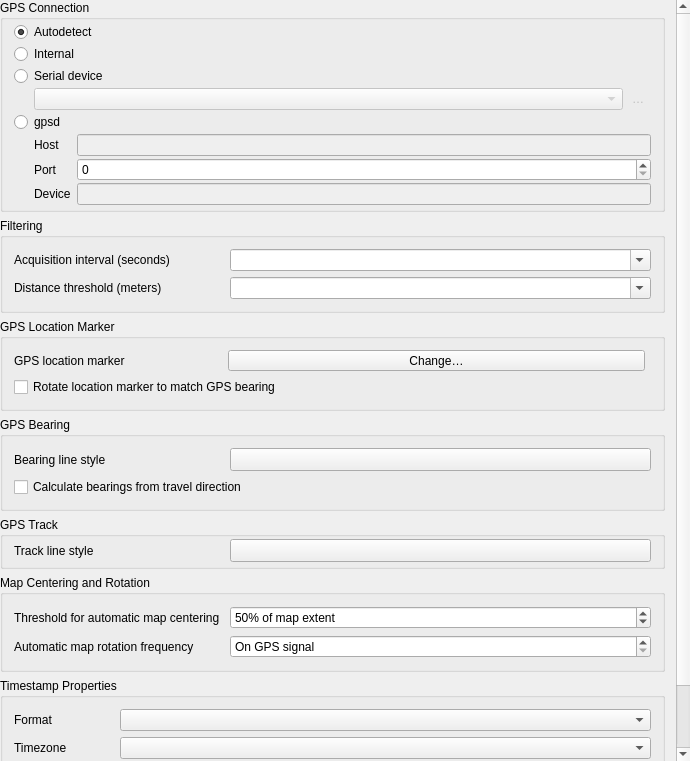
<?xml version="1.0" encoding="UTF-8"?>
<ui version="4.0">
 <class>QgsGpsOptionsWidgetBase</class>
 <widget class="QWidget" name="QgsGpsOptionsWidgetBase">
  <property name="geometry">
   <rect>
    <x>0</x>
    <y>0</y>
    <width>690</width>
    <height>761</height>
   </rect>
  </property>
  <property name="sizePolicy">
   <sizepolicy hsizetype="Minimum" vsizetype="Minimum">
    <horstretch>0</horstretch>
    <verstretch>0</verstretch>
   </sizepolicy>
  </property>
  <property name="windowTitle">
   <string>GPS Device Editor</string>
  </property>
  <layout class="QVBoxLayout" name="verticalLayout">
   <property name="leftMargin">
    <number>0</number>
   </property>
   <property name="topMargin">
    <number>0</number>
   </property>
   <property name="rightMargin">
    <number>0</number>
   </property>
   <property name="bottomMargin">
    <number>0</number>
   </property>
   <item>
    <widget class="QgsScrollArea" name="scrollArea">
     <property name="frameShape">
      <enum>QFrame::NoFrame</enum>
     </property>
     <property name="horizontalScrollBarPolicy">
      <enum>Qt::ScrollBarAlwaysOff</enum>
     </property>
     <property name="widgetResizable">
      <bool>true</bool>
     </property>
     <widget class="QWidget" name="scrollAreaWidgetContents">
      <property name="geometry">
       <rect>
        <x>0</x>
        <y>-157</y>
        <width>676</width>
        <height>931</height>
       </rect>
      </property>
      <layout class="QVBoxLayout" name="verticalLayout_2">
       <property name="leftMargin">
        <number>0</number>
       </property>
       <property name="topMargin">
        <number>0</number>
       </property>
       <property name="bottomMargin">
        <number>0</number>
       </property>
       <item>
        <widget class="QgsCollapsibleGroupBox" name="mDeviceGroupBox">
         <property name="title">
          <string>GPS Connection</string>
         </property>
         <layout class="QGridLayout" name="gridLayout_2">
          <property name="topMargin">
           <number>2</number>
          </property>
          <property name="bottomMargin">
           <number>4</number>
          </property>
          <property name="spacing">
           <number>2</number>
          </property>
          <item row="1" column="0">
           <widget class="QRadioButton" name="mRadInternal">
            <property name="text">
             <string>Internal</string>
            </property>
           </widget>
          </item>
          <item row="3" column="0">
           <layout class="QHBoxLayout" name="horizontalLayout_3">
            <property name="spacing">
             <number>2</number>
            </property>
            <property name="leftMargin">
             <number>20</number>
            </property>
            <item>
             <widget class="QComboBox" name="mCboDevices">
              <property name="enabled">
               <bool>false</bool>
              </property>
             </widget>
            </item>
            <item>
             <widget class="QToolButton" name="mBtnRefreshDevices">
              <property name="enabled">
               <bool>false</bool>
              </property>
              <property name="sizePolicy">
               <sizepolicy hsizetype="Fixed" vsizetype="Preferred">
                <horstretch>0</horstretch>
                <verstretch>0</verstretch>
               </sizepolicy>
              </property>
              <property name="toolTip">
               <string>Refresh serial device list</string>
              </property>
              <property name="text">
               <string>…</string>
              </property>
              <property name="icon">
               <iconset resource="../../images/images.qrc">
                <normaloff>:/images/themes/default/mActionRefresh.svg</normaloff>:/images/themes/default/mActionRefresh.svg</iconset>
              </property>
              <property name="autoRaise">
               <bool>true</bool>
              </property>
             </widget>
            </item>
           </layout>
          </item>
          <item row="0" column="0">
           <widget class="QRadioButton" name="mRadAutodetect">
            <property name="text">
             <string>Autodetect</string>
            </property>
            <property name="checked">
             <bool>true</bool>
            </property>
           </widget>
          </item>
          <item row="5" column="0">
           <layout class="QGridLayout" name="gridLayout_12">
            <property name="leftMargin">
             <number>20</number>
            </property>
            <property name="verticalSpacing">
             <number>2</number>
            </property>
            <item row="1" column="0">
             <widget class="QLabel" name="label_4">
              <property name="text">
               <string>Port</string>
              </property>
             </widget>
            </item>
            <item row="0" column="0">
             <widget class="QLabel" name="label_3">
              <property name="text">
               <string>Host</string>
              </property>
              <property name="buddy">
               <cstring>mGpsdHost</cstring>
              </property>
             </widget>
            </item>
            <item row="2" column="0">
             <widget class="QLabel" name="label_5">
              <property name="text">
               <string>Device</string>
              </property>
              <property name="buddy">
               <cstring>mGpsdDevice</cstring>
              </property>
             </widget>
            </item>
            <item row="2" column="1">
             <widget class="QLineEdit" name="mGpsdDevice">
              <property name="enabled">
               <bool>false</bool>
              </property>
              <property name="sizePolicy">
               <sizepolicy hsizetype="Expanding" vsizetype="Fixed">
                <horstretch>0</horstretch>
                <verstretch>0</verstretch>
               </sizepolicy>
              </property>
             </widget>
            </item>
            <item row="0" column="1">
             <widget class="QLineEdit" name="mGpsdHost">
              <property name="enabled">
               <bool>false</bool>
              </property>
              <property name="sizePolicy">
               <sizepolicy hsizetype="Expanding" vsizetype="Fixed">
                <horstretch>0</horstretch>
                <verstretch>0</verstretch>
               </sizepolicy>
              </property>
             </widget>
            </item>
            <item row="1" column="1">
             <widget class="QgsSpinBox" name="mSpinGpsdPort">
              <property name="maximum">
               <number>65535</number>
              </property>
             </widget>
            </item>
           </layout>
          </item>
          <item row="4" column="0">
           <widget class="QRadioButton" name="mRadGpsd">
            <property name="text">
             <string>gpsd</string>
            </property>
           </widget>
          </item>
          <item row="2" column="0">
           <widget class="QRadioButton" name="mRadSerialDevice">
            <property name="text">
             <string>Serial device</string>
            </property>
           </widget>
          </item>
         </layout>
        </widget>
       </item>
       <item>
        <widget class="QgsCollapsibleGroupBox" name="groupBox_4">
         <property name="title">
          <string>Filtering</string>
         </property>
         <layout class="QGridLayout" name="gridLayout_14" columnstretch="1,2">
          <item row="1" column="1">
           <widget class="QComboBox" name="mCboDistanceThreshold">
            <property name="editable">
             <bool>true</bool>
            </property>
           </widget>
          </item>
          <item row="1" column="0">
           <widget class="QLabel" name="label_9">
            <property name="text">
             <string>Distance threshold (meters)</string>
            </property>
           </widget>
          </item>
          <item row="0" column="0">
           <widget class="QLabel" name="label_8">
            <property name="text">
             <string>Acquisition interval (seconds)</string>
            </property>
           </widget>
          </item>
          <item row="0" column="1">
           <widget class="QComboBox" name="mCboAcquisitionInterval">
            <property name="editable">
             <bool>true</bool>
            </property>
           </widget>
          </item>
         </layout>
        </widget>
       </item>
       <item>
        <widget class="QgsCollapsibleGroupBox" name="groupBox_2">
         <property name="title">
          <string>GPS Location Marker</string>
         </property>
         <layout class="QGridLayout" name="gridLayout_4" columnstretch="1,2,0">
          <item row="0" column="0">
           <widget class="QLabel" name="label">
            <property name="text">
             <string>GPS location marker</string>
            </property>
           </widget>
          </item>
          <item row="0" column="1">
           <widget class="QgsSymbolButton" name="mGpsMarkerSymbolButton">
            <property name="sizePolicy">
             <sizepolicy hsizetype="Preferred" vsizetype="Fixed">
              <horstretch>0</horstretch>
              <verstretch>0</verstretch>
             </sizepolicy>
            </property>
            <property name="text">
             <string>Change…</string>
            </property>
           </widget>
          </item>
          <item row="1" column="0" colspan="3">
           <widget class="QCheckBox" name="mCheckRotateLocationMarker">
            <property name="text">
             <string>Rotate location marker to match GPS bearing</string>
            </property>
           </widget>
          </item>
         </layout>
        </widget>
       </item>
       <item>
        <widget class="QgsCollapsibleGroupBox" name="groupBox">
         <property name="title">
          <string>GPS Bearing</string>
         </property>
         <layout class="QGridLayout" name="gridLayout_3" columnstretch="1,2">
          <item row="0" column="0">
           <widget class="QLabel" name="label_11">
            <property name="text">
             <string>Bearing line style</string>
            </property>
           </widget>
          </item>
          <item row="0" column="1">
           <widget class="QgsSymbolButton" name="mBearingLineStyleButton">
            <property name="sizePolicy">
             <sizepolicy hsizetype="Preferred" vsizetype="Fixed">
              <horstretch>0</horstretch>
              <verstretch>0</verstretch>
             </sizepolicy>
            </property>
            <property name="text">
             <string/>
            </property>
           </widget>
          </item>
          <item row="1" column="0" colspan="2">
           <widget class="QCheckBox" name="mTravelBearingCheckBox">
            <property name="toolTip">
             <string>If checked, the bearing reported by the GPS device will be ignored and the bearing will instead be calculated by the angle between the previous two GPS locations</string>
            </property>
            <property name="text">
             <string>Calculate bearings from travel direction</string>
            </property>
           </widget>
          </item>
         </layout>
        </widget>
       </item>
       <item>
        <widget class="QgsCollapsibleGroupBox" name="groupBox_3">
         <property name="title">
          <string>GPS Track</string>
         </property>
         <layout class="QGridLayout" name="gridLayout_16" columnstretch="1,2">
          <property name="topMargin">
           <number>2</number>
          </property>
          <property name="bottomMargin">
           <number>4</number>
          </property>
          <item row="0" column="0">
           <widget class="QLabel" name="label_13">
            <property name="text">
             <string>Track line style</string>
            </property>
           </widget>
          </item>
          <item row="0" column="1">
           <widget class="QgsSymbolButton" name="mTrackLineStyleButton">
            <property name="sizePolicy">
             <sizepolicy hsizetype="Preferred" vsizetype="Fixed">
              <horstretch>0</horstretch>
              <verstretch>0</verstretch>
             </sizepolicy>
            </property>
            <property name="text">
             <string/>
            </property>
           </widget>
          </item>
         </layout>
        </widget>
       </item>
       <item>
        <widget class="QgsCollapsibleGroupBoxBasic" name="groupBox_6">
         <property name="title">
          <string>Map Centering and Rotation</string>
         </property>
         <layout class="QGridLayout" name="gridLayout" columnstretch="1,2">
          <item row="0" column="0">
           <widget class="QLabel" name="label_2">
            <property name="text">
             <string>Threshold for automatic map centering</string>
            </property>
           </widget>
          </item>
          <item row="0" column="1">
           <widget class="QgsSpinBox" name="mSpinMapExtentMultiplier">
            <property name="enabled">
             <bool>true</bool>
            </property>
            <property name="sizePolicy">
             <sizepolicy hsizetype="Preferred" vsizetype="Fixed">
              <horstretch>0</horstretch>
              <verstretch>0</verstretch>
             </sizepolicy>
            </property>
            <property name="suffix">
             <string>% of map extent</string>
            </property>
            <property name="minimum">
             <number>5</number>
            </property>
            <property name="maximum">
             <number>100</number>
            </property>
            <property name="singleStep">
             <number>1</number>
            </property>
            <property name="value">
             <number>50</number>
            </property>
           </widget>
          </item>
          <item row="1" column="0">
           <widget class="QLabel" name="label_12">
            <property name="text">
             <string>Automatic map rotation frequency</string>
            </property>
           </widget>
          </item>
          <item row="1" column="1">
           <widget class="QgsSpinBox" name="mSpinMapRotateInterval">
            <property name="enabled">
             <bool>true</bool>
            </property>
            <property name="sizePolicy">
             <sizepolicy hsizetype="Preferred" vsizetype="Fixed">
              <horstretch>0</horstretch>
              <verstretch>0</verstretch>
             </sizepolicy>
            </property>
            <property name="specialValueText">
             <string>On GPS signal</string>
            </property>
            <property name="suffix">
             <string> s</string>
            </property>
            <property name="minimum">
             <number>0</number>
            </property>
            <property name="maximum">
             <number>1000</number>
            </property>
            <property name="singleStep">
             <number>1</number>
            </property>
            <property name="value">
             <number>0</number>
            </property>
           </widget>
          </item>
         </layout>
        </widget>
       </item>
       <item>
        <widget class="QGroupBox" name="mGboxTimestamp">
         <property name="title">
          <string>Timestamp Properties</string>
         </property>
         <layout class="QFormLayout" name="formLayout">
          <item row="1" column="0">
           <widget class="QLabel" name="mLblTimestampFormat">
            <property name="text">
             <string>Format</string>
            </property>
           </widget>
          </item>
          <item row="1" column="1">
           <widget class="QComboBox" name="mCboTimestampFormat"/>
          </item>
          <item row="2" column="0">
           <widget class="QLabel" name="mLblTimeZone">
            <property name="text">
             <string>Timezone</string>
            </property>
           </widget>
          </item>
          <item row="2" column="1">
           <widget class="QComboBox" name="mCboTimeZones"/>
          </item>
          <item row="4" column="0">
           <widget class="QCheckBox" name="mCbxLeapSeconds">
            <property name="toolTip">
             <string>Apply leap seconds correction by adding the seconds to GPS timestamp</string>
            </property>
            <property name="text">
             <string>Leap seconds</string>
            </property>
           </widget>
          </item>
          <item row="4" column="1">
           <widget class="QgsSpinBox" name="mLeapSeconds"/>
          </item>
          <item row="3" column="0">
           <widget class="QLabel" name="mLblOffsetFromUtc">
            <property name="text">
             <string>Offset from UTC</string>
            </property>
           </widget>
          </item>
          <item row="3" column="1">
           <widget class="QgsSpinBox" name="mOffsetFromUtc">
            <property name="suffix">
             <string> seconds</string>
            </property>
            <property name="minimum">
             <number>-86400</number>
            </property>
            <property name="maximum">
             <number>86400</number>
            </property>
           </widget>
          </item>
         </layout>
        </widget>
       </item>
       <item>
        <spacer name="verticalSpacer">
         <property name="orientation">
          <enum>Qt::Vertical</enum>
         </property>
         <property name="sizeHint" stdset="0">
          <size>
           <width>20</width>
           <height>40</height>
          </size>
         </property>
        </spacer>
       </item>
      </layout>
     </widget>
    </widget>
   </item>
  </layout>
 </widget>
 <layoutdefault spacing="6" margin="11"/>
 <customwidgets>
  <customwidget>
   <class>QgsScrollArea</class>
   <extends>QScrollArea</extends>
   <header>qgsscrollarea.h</header>
   <container>1</container>
  </customwidget>
  <customwidget>
   <class>QgsCollapsibleGroupBoxBasic</class>
   <extends>QGroupBox</extends>
   <header location="global">qgscollapsiblegroupbox.h</header>
   <container>1</container>
  </customwidget>
  <customwidget>
   <class>QgsCollapsibleGroupBox</class>
   <extends>QGroupBox</extends>
   <header>qgscollapsiblegroupbox.h</header>
   <container>1</container>
  </customwidget>
  <customwidget>
   <class>QgsSpinBox</class>
   <extends>QSpinBox</extends>
   <header>qgsspinbox.h</header>
  </customwidget>
  <customwidget>
   <class>QgsSymbolButton</class>
   <extends>QToolButton</extends>
   <header>qgssymbolbutton.h</header>
  </customwidget>
 </customwidgets>
 <tabstops>
  <tabstop>scrollArea</tabstop>
  <tabstop>mRadInternal</tabstop>
  <tabstop>mCboDevices</tabstop>
  <tabstop>mBtnRefreshDevices</tabstop>
  <tabstop>mRadAutodetect</tabstop>
  <tabstop>mGpsdDevice</tabstop>
  <tabstop>mGpsdHost</tabstop>
  <tabstop>mSpinGpsdPort</tabstop>
  <tabstop>mRadGpsd</tabstop>
  <tabstop>mRadSerialDevice</tabstop>
  <tabstop>mCboDistanceThreshold</tabstop>
  <tabstop>mCboAcquisitionInterval</tabstop>
  <tabstop>mGpsMarkerSymbolButton</tabstop>
  <tabstop>mCheckRotateLocationMarker</tabstop>
  <tabstop>mBearingLineStyleButton</tabstop>
  <tabstop>mTravelBearingCheckBox</tabstop>
  <tabstop>mTrackLineStyleButton</tabstop>
  <tabstop>mSpinMapExtentMultiplier</tabstop>
  <tabstop>mSpinMapRotateInterval</tabstop>
  <tabstop>mCboTimestampFormat</tabstop>
  <tabstop>mCboTimeZones</tabstop>
  <tabstop>mOffsetFromUtc</tabstop>
  <tabstop>mCbxLeapSeconds</tabstop>
  <tabstop>mLeapSeconds</tabstop>
 </tabstops>
 <resources>
  <include location="../../images/images.qrc"/>
  <include location="../../images/images.qrc"/>
 </resources>
 <connections/>
</ui>
